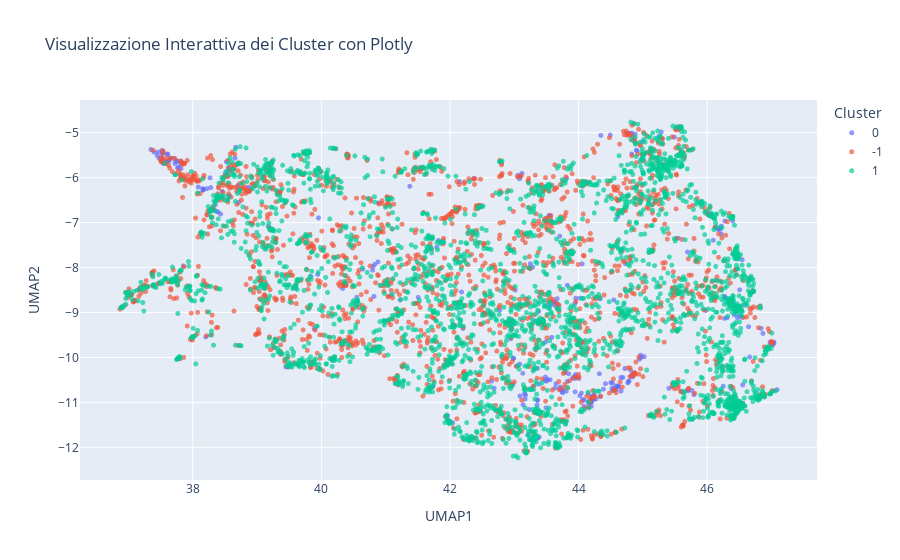

The notebook cell this image was saved under:
### Code cell
import plotly.express as px
import pandas as pd

# Creazione di un DataFrame con le coordinate UMAP e i cluster
df_umap = pd.DataFrame({
    'UMAP1': X_umap[:, 0],
    'UMAP2': X_umap[:, 1],
    'Cluster': df_sample['cluster'].astype(str)  # Convertiamo in stringa per una migliore leggibilità
})

# Creazione del grafico interattivo
fig = px.scatter(
    df_umap, x='UMAP1', y='UMAP2',
    color='Cluster',
    title='Visualizzazione Interattiva dei Cluster con Plotly',
    labels={'Cluster': 'Cluster ID'},
    hover_data=['Cluster']
)

fig.update_traces(marker=dict(size=5, opacity=0.7), selector=dict(mode='markers'))
fig.update_layout(legend_title_text='Cluster')
fig.show()

### Figure 1 — Plotly figure (JSON) as saved in the notebook; plotly's stock layout.template omitted (floating-point values rounded to 4 significant figures; data arrays with more than 128 entries replaced by an {"elided": "..."} marker saying what was removed)
{"data": [{"customdata": {"elided": "326x1 str values"}, "hovertemplate": "Cluster ID=%{customdata[0]}<br>UMAP1=%{x}<br>UMAP2=%{y}<extra></extra>", "legendgroup": "0", "marker": {"color": "#636efa", "opacity": 0.7, "size": 5, "symbol": "circle"}, "mode": "markers", "name": "0", "showlegend": true, "type": "scattergl", "x": {"elided": "326 float values"}, "xaxis": "x", "y": {"elided": "326 float values"}, "yaxis": "y"}, {"customdata": {"elided": "1842x1 str values"}, "hovertemplate": "Cluster ID=%{customdata[0]}<br>UMAP1=%{x}<br>UMAP2=%{y}<extra></extra>", "legendgroup": "-1", "marker": {"color": "#EF553B", "opacity": 0.7, "size": 5, "symbol": "circle"}, "mode": "markers", "name": "-1", "showlegend": true, "type": "scattergl", "x": {"elided": "1842 float values"}, "xaxis": "x", "y": {"elided": "1842 float values"}, "yaxis": "y"}, {"customdata": {"elided": "2832x1 str values"}, "hovertemplate": "Cluster ID=%{customdata[0]}<br>UMAP1=%{x}<br>UMAP2=%{y}<extra></extra>", "legendgroup": "1", "marker": {"color": "#00cc96", "opacity": 0.7, "size": 5, "symbol": "circle"}, "mode": "markers", "name": "1", "showlegend": true, "type": "scattergl", "x": {"elided": "2832 float values"}, "xaxis": "x", "y": {"elided": "2832 float values"}, "yaxis": "y"}], "layout": {"legend": {"title": {"text": "Cluster"}, "tracegroupgap": 0}, "title": {"text": "Visualizzazione Interattiva dei Cluster con Plotly"}, "xaxis": {"anchor": "y", "domain": [0, 1], "title": {"text": "UMAP1"}}, "yaxis": {"anchor": "x", "domain": [0, 1], "title": {"text": "UMAP2"}}}}
